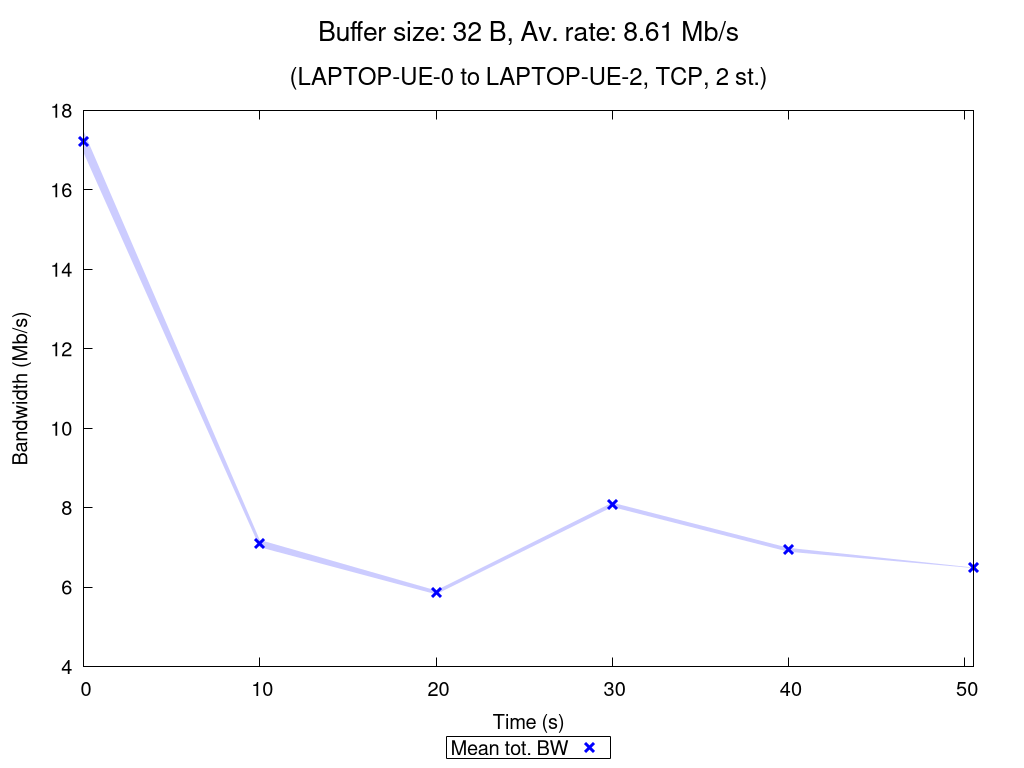

Reproduce this figure in gnuplot.
set terminal pngcairo nocrop enhanced size 1024,768 font "Verdana,15"
set output "TCP_2_st_2020_10_18_01-36-23_one2two_00032B.png"

set title "{/=20 Buffer size: 32 B, Av. rate: 8.61 Mb/s}\n\n{/=18 (LAPTOP-UE-0 to LAPTOP-UE-2, TCP, 2 st.)}"

set xlabel "Time (s)"
set ylabel "Bandwidth (Mb/s)"
set ytics nomirror
set key bmargin center horizontal box samplen 1 width -1
set bmargin 4.6
set rmargin 4.5

rf = 1000000.0  # rate factor
set style fill transparent solid 0.2 noborder
set autoscale xfix
plot "TCP_2_st_2020_10_18_01-36-23_one2two_00032B_iperf_processed.dat" using 1:($2/rf-$3/rf):($2/rf+$3/rf) with filledcurves lc rgb "blue" notitle, \
     "" using 1:($2/rf) with points pt 2 ps 1.5 lw 3 lc rgb "blue" title "Mean tot. BW", \
